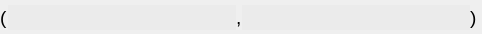
<?xml version="1.0" encoding="UTF-8"?>
<ui version="4.0">
 <class>Tuple2</class>
 <widget class="QWidget" name="Tuple2">
  <property name="geometry">
   <rect>
    <x>0</x>
    <y>0</y>
    <width>482</width>
    <height>34</height>
   </rect>
  </property>
  <property name="sizePolicy">
   <sizepolicy hsizetype="Expanding" vsizetype="Preferred">
    <horstretch>0</horstretch>
    <verstretch>0</verstretch>
   </sizepolicy>
  </property>
  <property name="windowTitle">
   <string>Form</string>
  </property>
  <layout class="QHBoxLayout" name="horizontalLayout">
   <property name="spacing">
    <number>0</number>
   </property>
   <property name="leftMargin">
    <number>0</number>
   </property>
   <property name="topMargin">
    <number>1</number>
   </property>
   <property name="rightMargin">
    <number>0</number>
   </property>
   <property name="bottomMargin">
    <number>0</number>
   </property>
   <item>
    <widget class="QLabel" name="label_5">
     <property name="text">
      <string>&lt;html&gt;&lt;head/&gt;&lt;body&gt;&lt;p&gt;&lt;span style=&quot; font-size:14pt;&quot;&gt;(&lt;/span&gt;&lt;/p&gt;&lt;/body&gt;&lt;/html&gt;</string>
     </property>
    </widget>
   </item>
   <item>
    <widget class="LECustomTuple" name="lineEditVal1">
     <property name="sizePolicy">
      <sizepolicy hsizetype="Expanding" vsizetype="Fixed">
       <horstretch>0</horstretch>
       <verstretch>0</verstretch>
      </sizepolicy>
     </property>
     <property name="minimumSize">
      <size>
       <width>0</width>
       <height>25</height>
      </size>
     </property>
     <property name="maximumSize">
      <size>
       <width>805</width>
       <height>16777215</height>
      </size>
     </property>
     <property name="styleSheet">
      <string notr="true">background:rgb(235,235,235);
border:0px;

</string>
     </property>
     <property name="text">
      <string/>
     </property>
     <property name="readOnly">
      <bool>false</bool>
     </property>
    </widget>
   </item>
   <item>
    <widget class="QLabel" name="label_6">
     <property name="text">
      <string>&lt;html&gt;&lt;head/&gt;&lt;body&gt;&lt;p&gt;&lt;span style=&quot; font-size:14pt;&quot;&gt;,&lt;/span&gt;&lt;/p&gt;&lt;/body&gt;&lt;/html&gt;</string>
     </property>
    </widget>
   </item>
   <item>
    <widget class="LECustomTuple" name="lineEditVal2">
     <property name="sizePolicy">
      <sizepolicy hsizetype="Expanding" vsizetype="Fixed">
       <horstretch>0</horstretch>
       <verstretch>0</verstretch>
      </sizepolicy>
     </property>
     <property name="minimumSize">
      <size>
       <width>0</width>
       <height>25</height>
      </size>
     </property>
     <property name="maximumSize">
      <size>
       <width>805</width>
       <height>16777215</height>
      </size>
     </property>
     <property name="focusPolicy">
      <enum>Qt::StrongFocus</enum>
     </property>
     <property name="styleSheet">
      <string notr="true">background:rgb(235,235,235);
border:0px;</string>
     </property>
    </widget>
   </item>
   <item>
    <widget class="QLabel" name="label_7">
     <property name="text">
      <string>&lt;html&gt;&lt;head/&gt;&lt;body&gt;&lt;p&gt;&lt;span style=&quot; font-size:14pt;&quot;&gt;)&lt;/span&gt;&lt;/p&gt;&lt;/body&gt;&lt;/html&gt;</string>
     </property>
    </widget>
   </item>
   <item>
    <spacer name="horizontalSpacer_2">
     <property name="orientation">
      <enum>Qt::Horizontal</enum>
     </property>
     <property name="sizeType">
      <enum>QSizePolicy::Preferred</enum>
     </property>
     <property name="sizeHint" stdset="0">
      <size>
       <width>5</width>
       <height>20</height>
      </size>
     </property>
    </spacer>
   </item>
  </layout>
 </widget>
 <customwidgets>
  <customwidget>
   <class>LECustomTuple</class>
   <extends>QLineEdit</extends>
   <header>gereListe.h</header>
  </customwidget>
 </customwidgets>
 <resources/>
 <connections/>
</ui>
